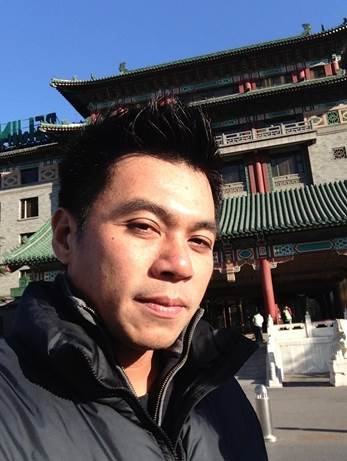
#> input picture Big_Data_Analysis/work3 Kmeans/image002.jpg, 347 x 461 px
$ python work3_Kmeans.py
#> lines starting #> are read from the running program, lines starting #| are printed output that depends on the picture
import cv2
import numpy as np
import matplotlib.pyplot as plt
import sys
from tqdm import tqdm
from numpy.random import rand


class K_means:
    def __init__(self, n_clusters, max_iter=1, random_seed=111) -> None:
        np.random.seed(random_seed)
        self.iter_count = 0
        self.point_for_cluster = {}
        self.n_clusters = n_clusters
        self.max_iter = max_iter
        self.random_seed = random_seed
        self.center_point = \
            np.random.randint(
                0, 255, size=(self.n_clusters, 3))

    def read_img(self, file_path) -> np.array:
#> called with file_path = 'image002.jpg'
        img = cv2.imread(filename=file_path)
#> img is the input picture: shape (461, 347, 3); mean B, G, R 89.9, 82.9, 85.3
        img = cv2.cvtColor(img, cv2.COLOR_BGR2RGB)
        img = np.array(img)
        self.data = img.reshape(
            img.shape[0]*img.shape[1], img.shape[2])
        return img, img.shape

    def euclidean_distance(self, pointA, pointB, _norm=np.linalg.norm):
        return _norm(pointA - pointB)

    def draw_scatter(img):
        fig = plt.figure(figsize=(8, 6))
        ax = fig.add_subplot(111, projection='3d')
        for i in img:
            ax.scatter(i[0], i[1], i[2])
        plt.show()

    def draw_img(self, img):
        plt.imshow(img)
        plt.show()

    def move_center(self):
        self.new_center_point = {}
        for k, data_point in enumerate((self.data)):
            _temp = []
            for center_point in self.center_point:
                _temp.append(KM.euclidean_distance(center_point, data_point))
            self.point_for_cluster[k] = _temp.index(min(_temp))

        for i in range(self.n_clusters):
            _temp = []
            for k, v in (self.point_for_cluster.items()):
                if i == v:
                    _temp.append(self.data[k])
            if len(_temp) > 0:
                self.center_point[i] = np.array(_temp).mean(axis=0)
        print(self.center_point)

    def calu(self):
        new_img = []
        for i in tqdm(range(self.max_iter)):
            KM.move_center()
        for k in range(len(self.data)):
            new_img.append(self.center_point[self.point_for_cluster[k]])
        return new_img


if __name__ == '__main__':
    KM = K_means(n_clusters=3, max_iter=1, random_seed=np.random.randint(10000))
    raw_img, raw_img_shape = KM.read_img("image002.jpg")
#> raw_img_shape = (461, 347, 3)
    raw_img = np.reshape(raw_img, (raw_img_shape[0], raw_img_shape[1], 3))

    print(raw_img.shape)
#| (461, 347, 3)
    out_img = KM.calu()
#> after the loop in calu, `for k in range(len(self.data)):`: new_img = 159967 items
#> out_img = 159967 items
    out_img = np.reshape(out_img, (raw_img_shape[0], raw_img_shape[1], 3))
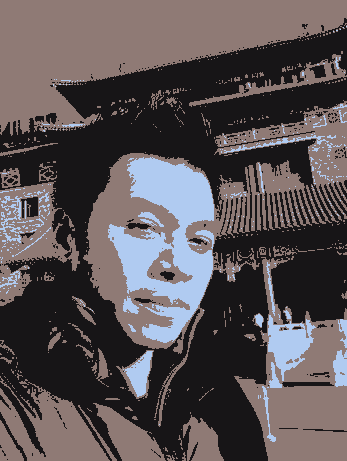
#> out_img: shape (461, 347, 3) int64; mean of channels 0, 1, 2 84.4, 82.1, 89.7; drawn as B, G, R
    # plt.imsave('out_img002_cluster_3.jpg', out_img.astype(np.uint8))
    fig = plt.figure(figsize=(8, 4))
    fig.add_subplot(1, 2, 1)
    plt.imshow(raw_img)
    fig.add_subplot(1, 2, 2)
    plt.imshow(out_img)
    # plt.savefig('outme.jpg', dpi=100)
    plt.show()
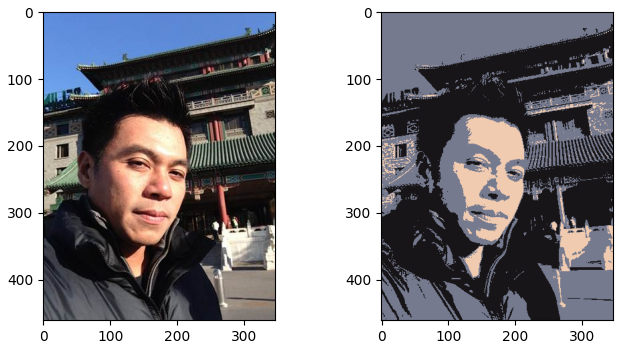
#> figure drawn by matplotlib, 2 panels
    # sys.exit()
